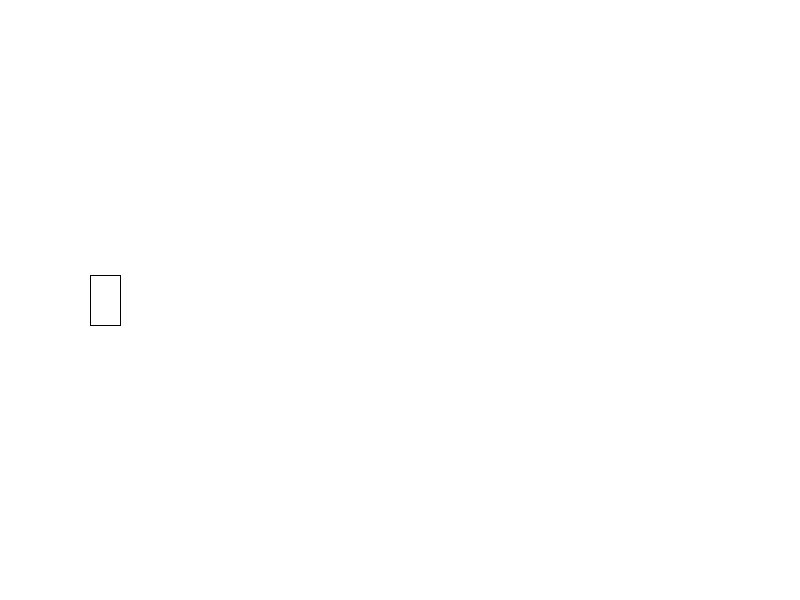
Frame 1 (no input)
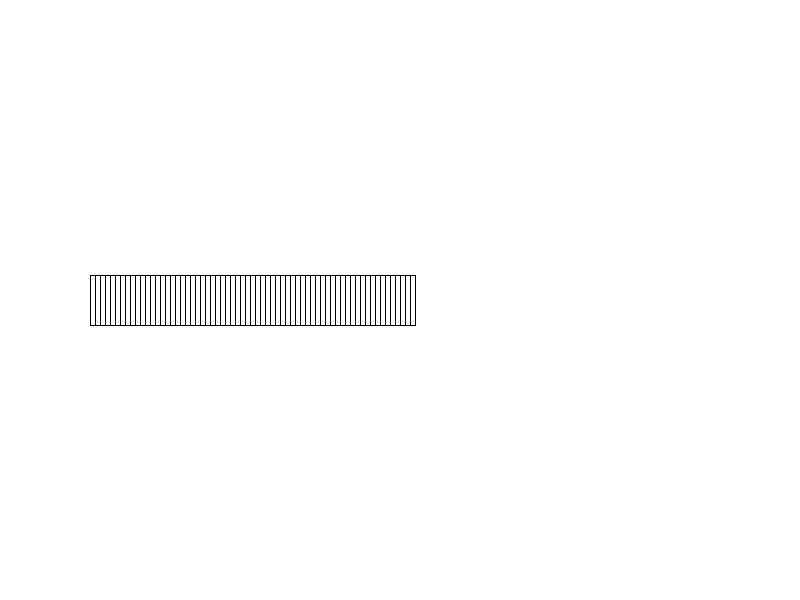
Frame 60 (the mouse pressed at the canvas centre just before this capture)
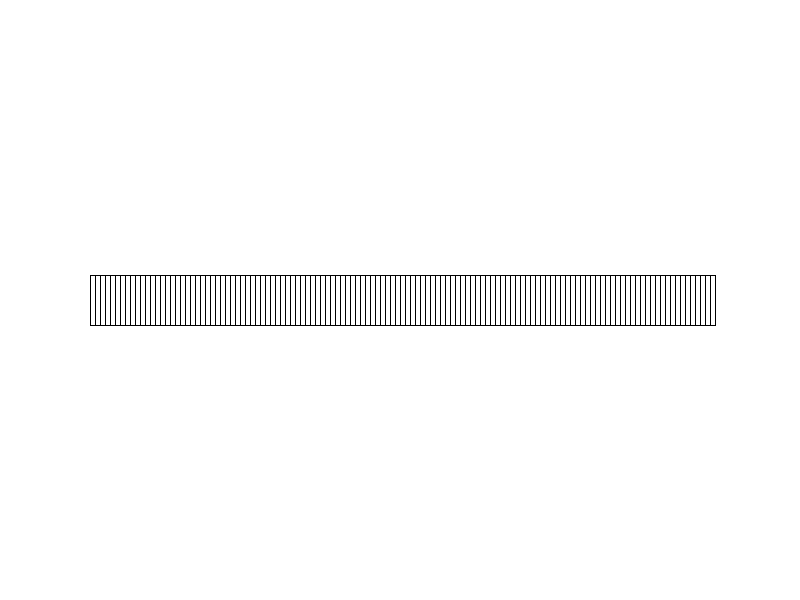
Frame 120 (the mouse held since frame 60 and released just before this capture)

The Processing sketch that drew these frames (run headless with seeded random() and noise(); from frame 60 on, the mouse is pressed at the canvas centre):

// Processing sketch: ejemplo_banda
// ── ejemplo_banda.pde

Banda b;

void setup() {
  size( 800, 600 );
  frameRate( 5 );
  b = new Banda();
  background( 255 );
}
void draw() {

  b.actualizar();
  b.dibujar();
}

void keyPressed() {

  if ( keyCode == RIGHT ) {
    b.girarHorario();
  } else  if ( keyCode == LEFT ) {
    b.girarAntiHorario();
  }
}
// ── Banda.pde


class Banda {

  String estado;

  float x, y;
  float w, h;

  float vel, dir;

  Banda() {

    estado = "recto";
    x = 100;
    y = 300;
    w = 30;
    h = 50;
    dir = 0;
    vel = 5;
  }

  void actualizar() {
    if ( estado.equals( "recto" ) ) {

      float dx = vel * cos( dir );
      float dy = vel * sin( dir );
      x += dx;
      y += dy;
    } else if ( estado.equals( "horario" ) ) {

      float pasoAngular = radians( 4 );
      //paso 1
      float angB = dir+radians(90);      
      float xB = x + h/2 * cos( angB ); 
      float yB = y + h/2 * sin( angB );

      //paso 2
      dir += pasoAngular;

      //paso 3
      float angC = dir-radians(90);      
      float xC = xB + h/2 * cos( angC ); 
      float yC = yB + h/2 * sin( angC );

      //paso 4
      x = xC + vel * cos( dir );
      y = yC + vel * sin( dir );
      
    } else if ( estado.equals( "anti" ) ) {

      float pasoAngular = radians( 4 );
      //paso 1
      float angB = dir-radians(90);      
      float xB = x + h/2 * cos( angB ); 
      float yB = y + h/2 * sin( angB );

      //paso 2
      dir -= pasoAngular;

      //paso 3
      float angC = dir+radians(90);      
      float xC = xB + h/2 * cos( angC ); 
      float yC = yB + h/2 * sin( angC );

      //paso 4
      x = xC + vel * cos( dir );
      y = yC + vel * sin( dir );
    }
  }

  void girarHorario() {
    estado = "horario";
  }

  void girarAntiHorario() {
    estado = "anti";
  }

  void dibujar() {

    rectMode( CENTER );
    noFill();
    pushMatrix();
    translate( x, y );
    rotate( dir );
    rect( 0, 0, w, h );
    popMatrix();
  }
}
